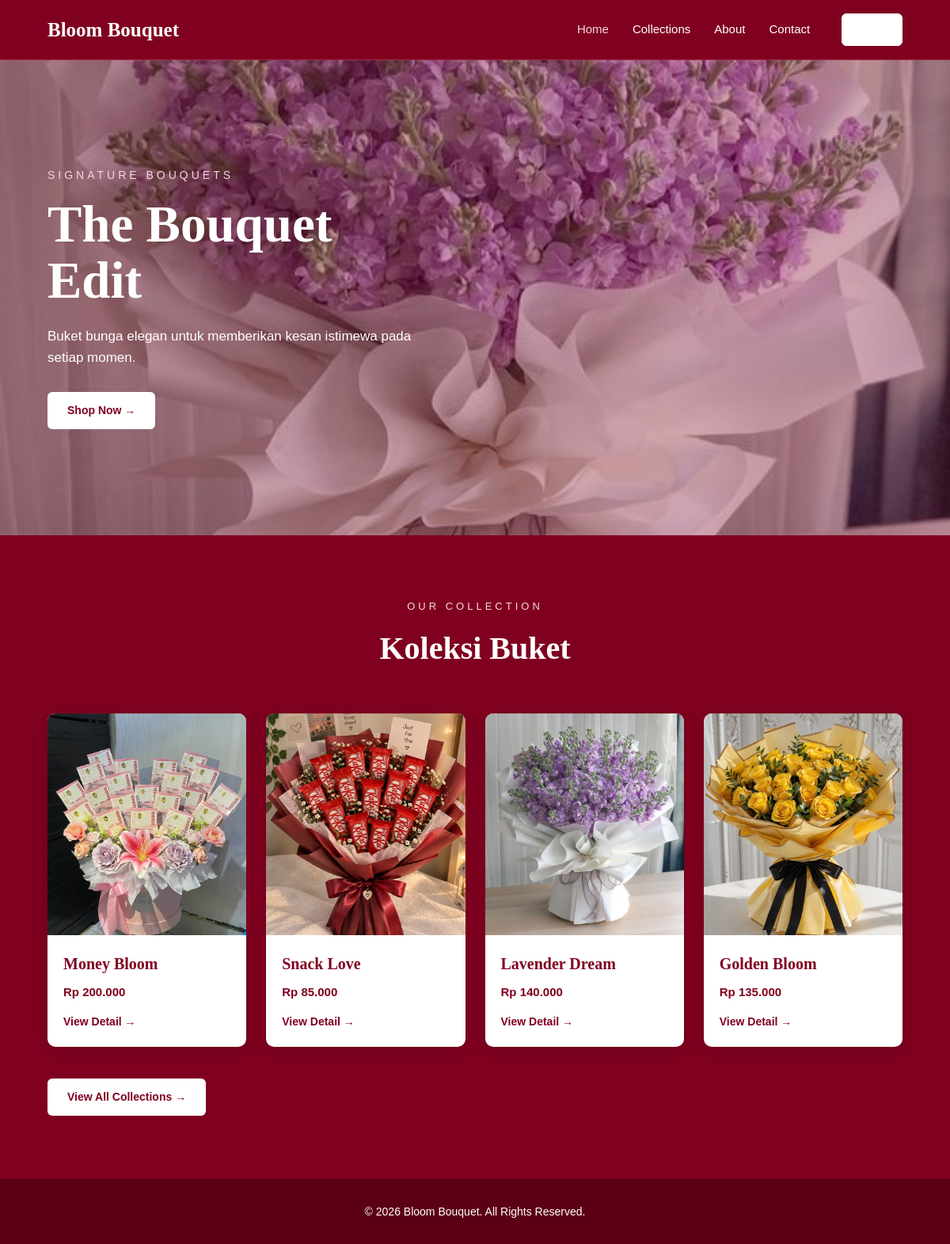
The app's page /index.php (signed in) with its own data.
### tables this page shows
CREATE TABLE `produk` (
  `id` int NOT NULL,
  `nama` varchar(100) NOT NULL,
  `kategori` varchar(50) NOT NULL,
  `deskripsi` text NOT NULL,
  `harga` decimal(12,2) NOT NULL,
  `stok` int NOT NULL DEFAULT '0',
  `gambar` varchar(255) DEFAULT NULL,
  `created_at` timestamp NOT NULL DEFAULT CURRENT_TIMESTAMP
);

### index.php (the view, shortened to what this page needs)
<?php
require_once "config/koneksi.php";
$query = mysqli_query(
    $conn,
    "SELECT * FROM produk ORDER BY id DESC LIMIT 4"
);
?>
<!DOCTYPE html>
<html lang="id">
<head>
    <link rel="stylesheet" href="assets/css/style.css">
</head>
<body>
    <nav class="navbar">
        <div class="nav-container">
            <a href="index.php" class="logo">
                Bloom Bouquet
            </a>
            <div class="nav-menu">
                <a href="index.php" class="active">
                    Home
                </a>
                <a href="produk.php">
                    Collections
                </a>
                <a href="tentang.php">
                    About
                </a>
                <a href="kontak.php">
                    Contact
                </a>
                <a href="admin/logout.php" class="logout-btn">
                </a>
            </div>
        </div>
    </nav>
    <section class="hero">
        <div class="hero-content">
            <p>
                SIGNATURE BOUQUETS
            </p>
            <h1>
                The Bouquet<br>
                Edit
            </h1>
            <span>
                Buket bunga elegan untuk memberikan kesan
                istimewa pada setiap momen.
            </span>
            <a href="produk.php" class="btn">
                Shop Now →
            </a>
        </div>
    </section>
    <section class="section">
        <div class="section-title">
            <p>
                OUR COLLECTION
            </p>
            <h2>
                Koleksi Buket
            </h2>
        </div>
        <div class="product-grid">
            <?php while ($row = mysqli_fetch_assoc($query)): ?>
                <div class="product-card">
                    <?php if (!empty($row['gambar'])): ?>
                        <img
                            src="assets/images/<?= htmlspecialchars($row['gambar']); ?>"
                            alt="<?= htmlspecialchars($row['nama']); ?>"
                        >
                    <?php endif; ?>
                    <div class="product-info">
                        <h3>
                            <?= htmlspecialchars($row['nama']); ?>
                        </h3>
                        <p>
                            Rp <?= number_format(
                                $row['harga'],
                                0,
                                ',',
                                '.'
                            ); ?>
                        </p>
                        <a href="detail_produk.php?id=<?= $row['id']; ?>">
                            View Detail →
                        </a>
                    </div>
                </div>
            <?php endwhile; ?>
        </div>
        <a href="produk.php" class="btn">
            View All Collections →
        </a>
    </section>
    <footer>
        © 2026 Bloom Bouquet. All Rights Reserved.
    </footer>
</body>
</html>

### assets/css/style.css (style rules this page uses)
* { margin: 0; padding: 0; box-sizing: border-box; }
html { scroll-behavior: smooth; }
body { font-family: Arial, Helvetica, sans-serif; background: #800020; color: #ffffff; line-height: 1.6; }
a { text-decoration: none; color: inherit; }
img { max-width: 100%; display: block; }
.navbar { width: 100%; background: #800020; border-bottom: 1px solid #a52a43; position: sticky; top: 0; z-index: 1000; }
.nav-container { width: 90%; max-width: 1200px; margin: auto; min-height: 75px; display: flex; justify-content: space-between; align-items: center; }
.logo { font-family: Georgia, serif; font-size: 25px; font-weight: bold; color: #ffffff; }
.nav-menu { display: flex; align-items: center; gap: 30px; flex-wrap: nowrap; }
.nav-menu a { color: #ffffff; font-size: 15px; white-space: nowrap; transition: 0.3s; }
.nav-menu a:hover, .nav-menu a.active { color: #f5d7df; }
.logout-btn { display: inline-flex !important; align-items: center; justify-content: center; min-width: 75px; padding: 8px 16px !important; background: #ffffff !important; color: #800020 !important; border: 1px solid #ffffff; border-radius: 8px; font-size: 14px !important; font-weight: bold; text-decoration: none; white-space: nowrap; transition: all 0.3s ease; }
.hero { min-height: 600px; display: flex; align-items: center; position: relative; background: linear-gradient( rgba(128, 0, 32, 0.35), rgba(128, 0, 32, 0.35) ), url("../images/Lavender-Dream.jpg"); background-size: cover; background-position: center; }
.hero-content { width: 90%; max-width: 1200px; margin: auto; }
.hero-content p { font-size: 14px; letter-spacing: 4px; margin-bottom: 15px; color: #f5d7df; }
.hero-content h1 { font-family: Georgia, serif; font-size: 65px; line-height: 1.1; margin-bottom: 20px; }
.hero-content span { display: block; max-width: 500px; font-size: 17px; margin-bottom: 30px; }
.btn { display: inline-block; padding: 12px 25px; background: #ffffff; color: #800020; border-radius: 6px; font-size: 14px; font-weight: bold; transition: 0.3s; }
.section { width: 90%; max-width: 1200px; margin: auto; padding: 80px 0; }
.section-title { text-align: center; margin-bottom: 50px; }
.section-title p { font-size: 13px; letter-spacing: 4px; color: #f5d7df; margin-bottom: 10px; }
.section-title h2 { font-family: Georgia, serif; font-size: 40px; }
.product-grid { display: grid; grid-template-columns: repeat(4, 1fr); gap: 25px; margin-bottom: 40px; }
.product-card { background: #ffffff; color: #800020; border-radius: 10px; overflow: hidden; transition: 0.3s; box-shadow: 0 5px 20px rgba(0, 0, 0, 0.15); }
.product-card img { width: 100%; height: 280px; object-fit: cover; }
.product-info { padding: 20px; }
.product-info h3 { font-family: Georgia, serif; font-size: 20px; margin-bottom: 8px; }
.product-info p { font-size: 15px; font-weight: bold; margin-bottom: 12px; }
.product-info a { font-size: 14px; color: #800020; font-weight: bold; transition: 0.3s; }
footer { width: 100%; padding: 30px 20px; background: #5c0015; color: #ffffff; text-align: center; font-size: 14px; }

### index.php (style rules this page uses)
.logout-btn { display: inline-block; padding: 8px 16px; background-color: #800020; color: white !important; text-decoration: none; border-radius: 6px; font-size: 13px; font-weight: 500; margin-left: 10px; transition: 0.3s ease; }

### records on screen
produk: gambar (picture), nama "Money Bloom", harga "200.000"
produk: gambar (picture), nama "Snack Love", harga "85.000"
produk: gambar (picture), nama "Lavender Dream", harga "140.000"
produk: gambar (picture), nama "Golden Bloom", harga "135.000"
